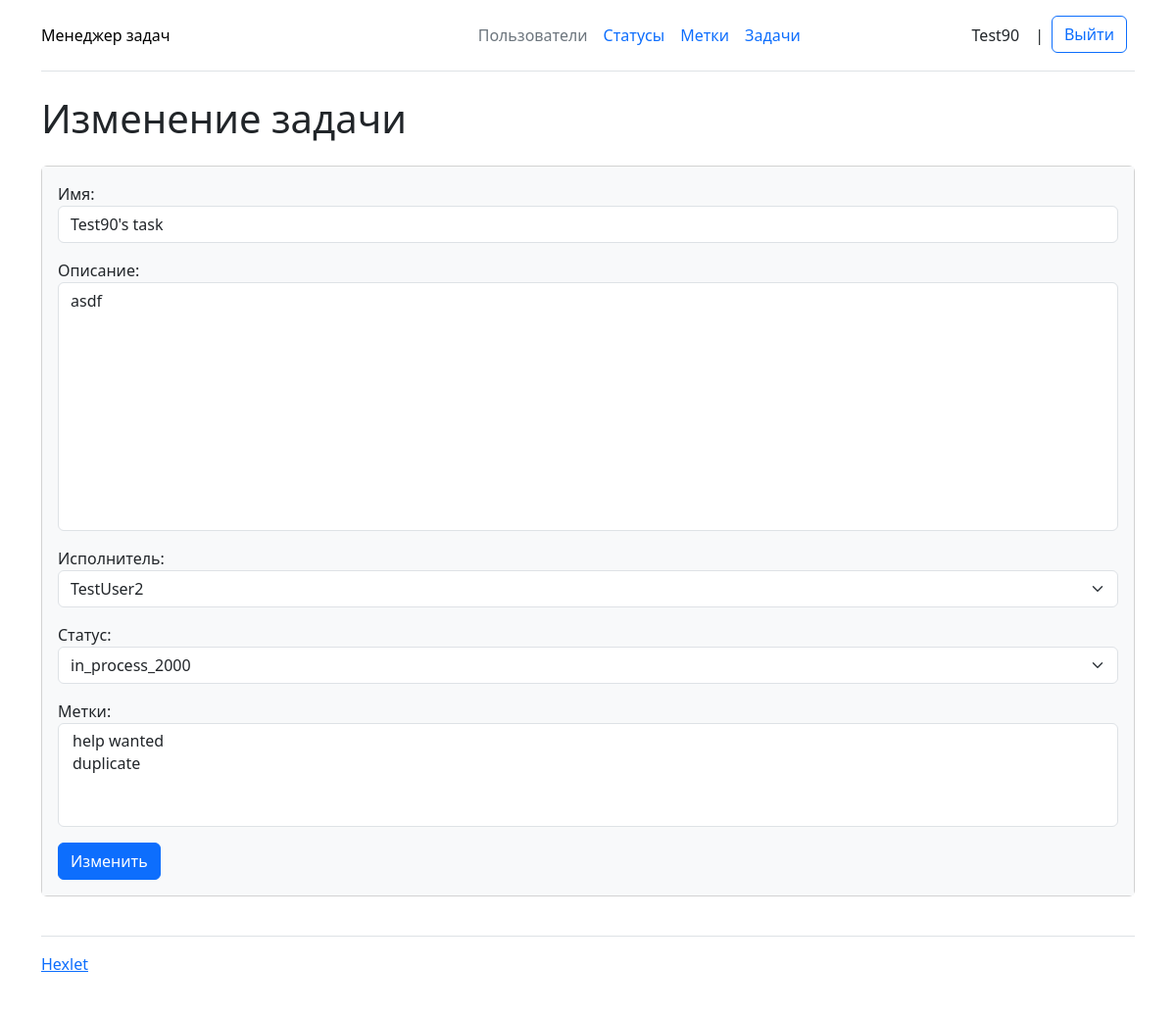
Page /tasks/8/edit/ (signed in) on the earlier database version.
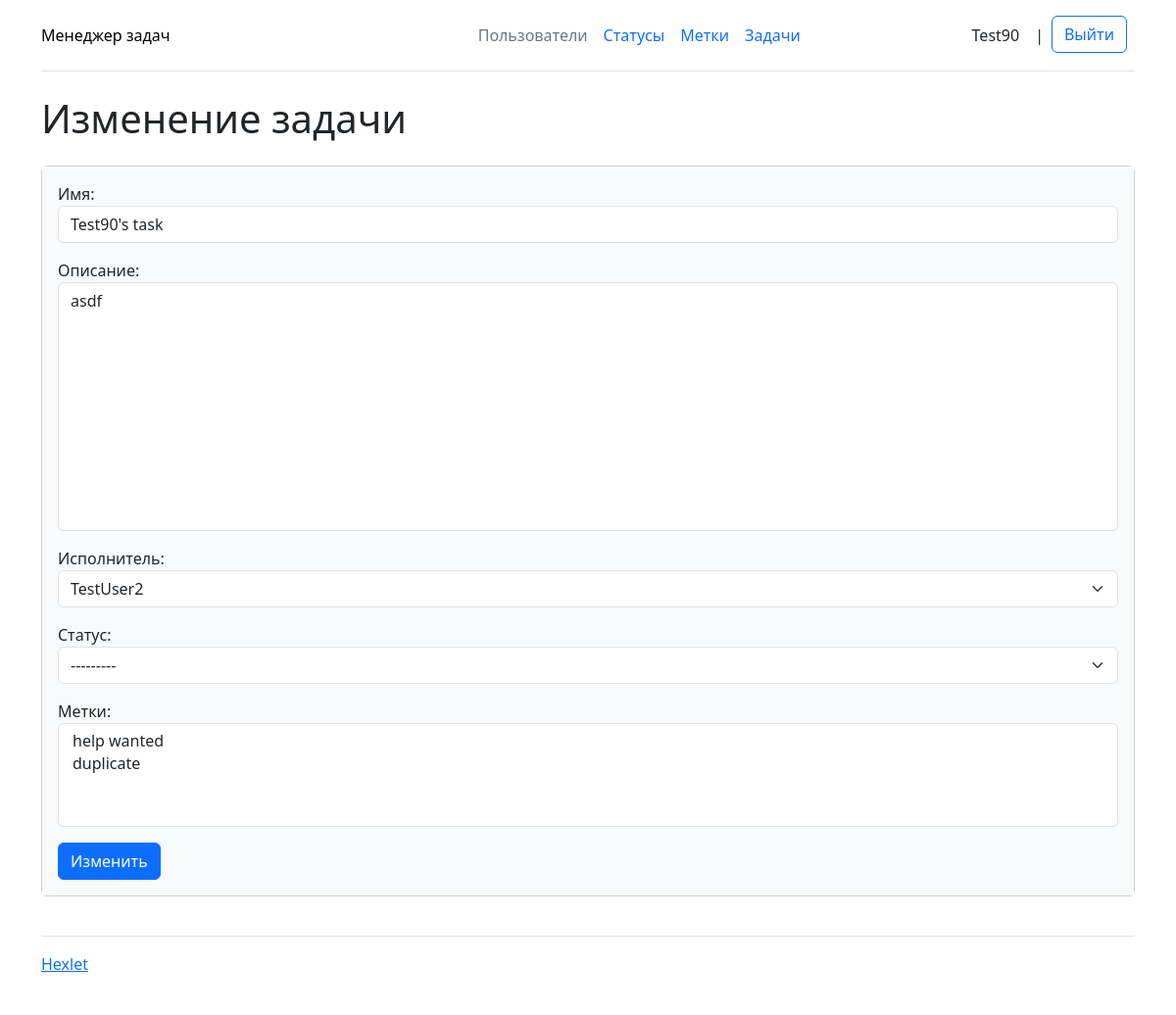
Same page on the later database version.
### task_manager/task/models.py (models this page shows)
class Task(models.Model):
    name = models.CharField(max_length=100)
    description = models.TextField(max_length=500, blank=True)
    executor = models.ForeignKey(User, related_name='executor', on_delete=models.PROTECT, null=True)
    status = models.ForeignKey(Status, on_delete=models.SET_NULL, null=True)
    author = models.ForeignKey(User, related_name='author', on_delete=models.PROTECT, null=True)
    labels = models.ManyToManyField(Label)
    created_at = models.DateTimeField(auto_now_add=True)
    updated_at = models.DateTimeField(auto_now=True)
    objects = models.Manager

### task_manager/task/views.py (the view)
# urls.py: path('<int:pk>/edit/', views.TaskUpdateView.as_view(), name='tasks_update'),
class TaskUpdateView(LoginRequiredMixinWithMessage, SuccessMessageMixin, UpdateView):
    model = Task
    form_class = TaskForm
    template_name = 'task/update.html'
    success_url = reverse_lazy('tasks_index')
    success_message = 'Задача успешно изменена'
    login_url = '/login/'

### task_manager/task/forms.py
class TaskForm(ModelForm):
    executors = User.objects.all()
    name = forms.CharField(
        label='Имя',
        widget=forms.TextInput(attrs={'class': 'form-control', 'placeholder': 'Имя'}),
    )
    description = forms.CharField(
        label='Описание',
        required=False,
        widget=forms.Textarea(attrs={'class': 'form-control', 'style': 'resize:none', 'placeholder': 'Описание'}),
    )
    executor = forms.ModelChoiceField(
        queryset=User.objects.all(),
        label='Исполнитель',
        required=False,
        widget=forms.Select(attrs={'class': 'form-select'}),
    )
    status = forms.ModelChoiceField(
        queryset=Status.objects.all(),
        label='Статус',
        widget=forms.Select(attrs={'class': 'form-select'}),
    )
    labels = forms.ModelMultipleChoiceField(
        queryset=Label.objects.all(),
        label='Метки',
        widget=forms.SelectMultiple(attrs={'class': 'form-select', 'multiply': 'multiply'}),
        required=False,
    )
    class Meta:
        model = Task
        fields = ['name', 'description', 'executor', 'status', 'labels']

### task_manager/label/models.py (called while the page is built)
    def __str__(self):
        return str(self.name)

### task_manager/templates/task/update.html (shortened to what this page needs)
{% extends "base.html" %}
{% block content %}
<h1 class="my-4">Изменение задачи</h1>
<form method="post">
    <div class="card mb-3">
        <div class="card-body bg-light">
            <form method="post">
                {{ form.as_p }}
                <button class="btn btn-primary" type="submit">Изменить</button>
            </form>
        </div>
    </div>
</form>
{% endblock %}

Differences in the rows shown:
changed Task "Test90's task": status "in_process_2000" → "---------"
